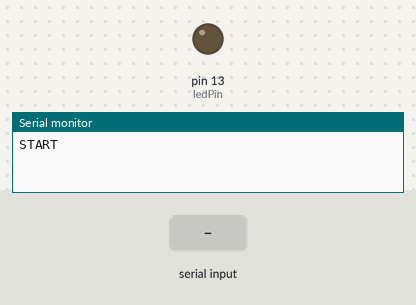
The sketch below on a simulated Arduino Uno, built with avr-gcc and run on an emulated ATmega328P. On the bench: output pins drawn as LEDs (lit = HIGH), the last lines printed to the serial monitor. The inputs (shaded band) are chosen by the test bench.

Above: at 1.2 s.
1.3 s: "hola" received over Serial
At 2.6 s:
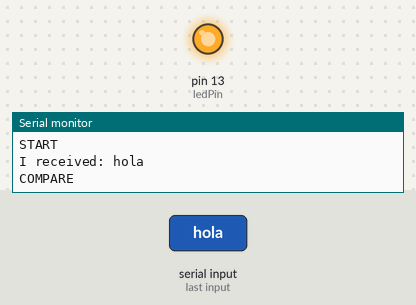
4.3 s: "1" received over Serial
Timing chart, 0 to 7.3 s (numbered marks = the images above; inputs shaded):
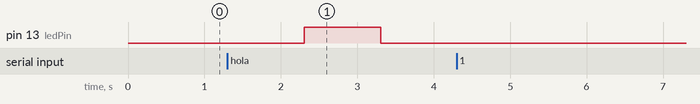

The sketch:

Led.ino
```cpp
const int ledPin =  13;      // the number of the LED pin
void setup()
{
  pinMode(ledPin, OUTPUT);
  Serial.begin(9600);
  Serial.println("START");
}

void loop()
{

  //Serial.println(read());
  read();
}

void read(){
  if (Serial.available() > 0) {
    // read the incoming string:
    String incomingString = Serial.readString();

    // prints the received data
    Serial.print("I received: ");
    Serial.println(incomingString);
    compareIncoming(incomingString);
    //return incomingString;
  }
}

void compareIncoming(String message){
  if(message=="hola"){
    Serial.println("COMPARE");
    digitalWrite(ledPin, HIGH);
    delay(1000); // Wait for 1000 millisecond(s)
    digitalWrite(ledPin, LOW);
    delay(1000); // Wait for 1000 millisecond(s)
  }
}
```

Measured:
- after the input at 1.3 s, pin 13 (ledPin): LOW → HIGH after 1.0 s, → LOW 1.0 s later
